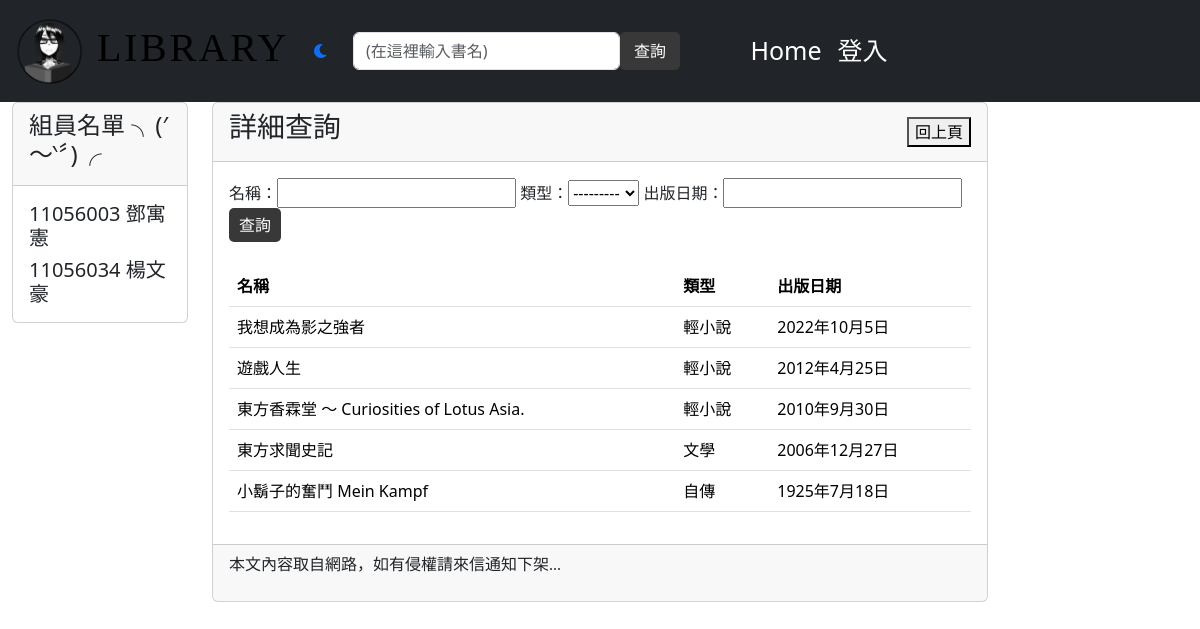
/filter/, run on an earlier commit of the app's database.
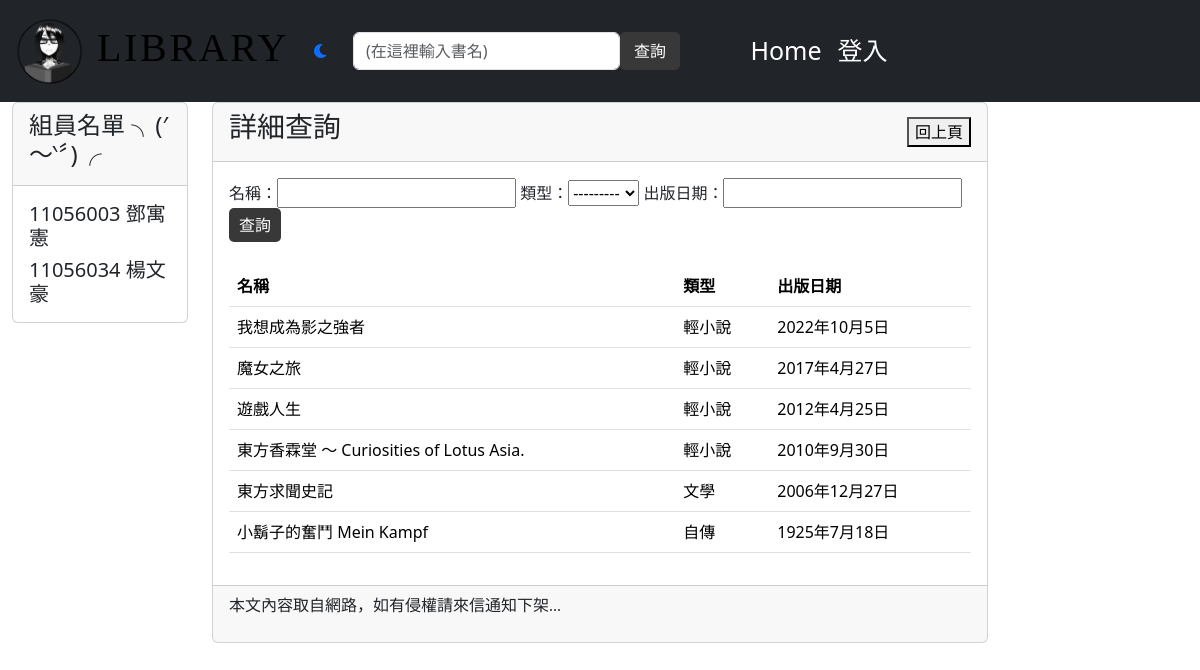
And on a later commit of the database.
### mysite/models.py (models this page shows, shortened)
class Post(models.Model): #簡介用
    GENRE_CHOICES = (
        ('Literature', '文學'),
        ('Light Novel', '輕小說'),
        ('History', '歷史'),
        ('Biography', '自傳'),
        ('Philosophy', '哲學'),
    )
    title = models.CharField(max_length = 200)
    genre = models.CharField(max_length=20, choices=GENRE_CHOICES, default = '類型?')
    author = models.CharField(max_length = 200, default = 'who?')
    slug = models.CharField(max_length = 200)
    chapter = models.CharField(max_length = 200, default='有幾本?')
    body = models.TextField(max_length = 100000)
    pub_date = models.CharField(max_length = 200)
    image_url = models.URLField(blank=True, null=True)
    class Meta:
        ordering = ('-pub_date', )

### mysite/views.py (the view)
# urls.py: path('filter/', mv.filter, name="filter"),
def filter(request):
    book = Post.objects.all()
    bookFilter = BookFilter(queryset=book)
    if request.method == "POST":
        bookFilter = BookFilter(request.POST, queryset=book)
    context = {
        'bookFilter': bookFilter
    }
    return render(request, 'filter.html', context)

### mysite/cxt_processor.py (called while the page is built)
def theme(request):
    if 'is_dark_theme' in request.session:
        is_dark_theme = request.session.get('is_dark_theme')
        return{'is_dark_theme': is_dark_theme}
    return {'is_dark_theme':False}

### templates/filter.html (shortened to what this page needs)
{% extends 'base2.html' %}
{% block headmessage %}
<div style='display: flex; justify-content: space-between; align-items: center;'>
    <h3 style='font-family: 微軟正黑體;'>詳細查詢</h3>
    <button onclick="goBack()">回上頁</button>
</div>
{% endblock headmessage %}
{% block content %}
<form method='POST'>
    名稱：{{ bookFilter.form.title }}
    類型：{{ bookFilter.form.genre }}
    出版日期：{{ bookFilter.form.pub_date }}
    <input type="submit" class="btn btn-primary" value="查詢" />
</form>
<br />
<table class="table">
    <thead>
        <th>名稱</th>
        <th>類型</th>
        <th>出版日期</th>
    </thead>
    <tbody>
        {% for book in bookFilter.qs %}
        <tr>
            <td>{{ book.title }}</td>
            <td>{{ book.get_genre_display }}</td>
            <td>{{ book.pub_date }}</td>
        </tr>
        {% endfor %}
    </tbody>
</table>
{% endblock  %}

### templates/base2.html (shortened to what this page needs)
{% load static %}
{% load static tailwind_tags %}
<!DOCTYPE html>
<html class="{% if is_dark_theme %}dark{% endif %}">
    <head>
        {% tailwind_css %}
        <link rel="stylesheet" href="https://cdnjs.cloudflare.com/ajax/libs/font-awesome/6.0.0-beta3/css/all.min.css">
        <link href="https://cdn.jsdelivr.net/npm/bootstrap@5.3.2/dist/css/bootstrap.min.css" rel="stylesheet">
    </head>
    <body class="bg-gray-50 dark:bg-slate-800 text-black dark:text-gray-50">
        <nav class="navbar navbar-expand-lg navbar-dark bg-dark sticky-top">
            <div class="container-fluid">
                {% include 'header.html' %}
              <div class="collapse navbar-collapse" id="navbarSupportedContent">
                <ul class="navbar-nav me-auto mb-2 mb-lg-0">
                    {% if user.is_superuser %}
                    <li class="nav-item">
                        <a style="font-size: 25px;" class="nav-link active" aria-current="page" href="/view_users/">查看使用者</a>
                      </li>
                      &nbsp;&nbsp;&nbsp;
                      <li class="nav-item dropdown">
                        <a style="font-size: 25px;" class="nav-link dropdown-toggle" href="#" id="navbarDropdown" role="button" data-bs-toggle="dropdown" aria-expanded="false">
                          Books
                        </a>
                        <ul class="dropdown-menu" aria-labelledby="navbarDropdown">
                          <li><a style="font-size: 25px;" class="dropdown-item" href="/add_book/">新增書籍</a></li>
                          <li><a style="font-size: 25px;" class="dropdown-item" href="/view_book/">查看書籍</a></li>
                        </ul>
                      </li>
                      &nbsp;&nbsp;&nbsp;
                      <li class="nav-item dropdown">
                        <a style="font-size: 25px;" class="nav-link dropdown-toggle" href="#" id="navbarDropdown" role="button" data-bs-toggle="dropdown" aria-expanded="false">
                          借還書
                        </a>
                        <ul style="font-size: 25px;" class="dropdown-menu" aria-labelledby="navbarDropdown">
                          <li><a style="font-size: 25px;" class="dropdown-item" href="#">借還書(WIP)</a></li>
                          <li><a style="font-size: 25px;" class="dropdown-item" href="#">查看借還書紀錄(WIP)</a></li>
                        </ul>
                      </li>
                      &nbsp;&nbsp;&nbsp;
                      <li class="nav-item">
                        <a style="font-size: 25px;" class="nav-link active" aria-current="page" href="/logout/">登出</a>
                      </li>
                      &nbsp;&nbsp;&nbsp;&nbsp;&nbsp;&nbsp;&nbsp;&nbsp;&nbsp;&nbsp;&nbsp;&nbsp;&nbsp;&nbsp;&nbsp;
                      <li class="nav-item">
                        <a style="font-size: 25px; font-family:'Segoe UI', Tahoma, Geneva, Verdana, sans-serif;" class="nav-link active" href="#">歡迎使用者: {{request.user}} <3</a>
                      </li>
                    {% else %}
                        <li class="nav-item">
                            <a style="font-size: 25px;" class="nav-link active" aria-current="Home" href="/view_book">Home</a>
                        </li>
                        <li class="nav-item">
                            <a style="font-size: 25px;" class="nav-link active" aria-current="登入" href="/">登入</a>
                        </li>
                  {% endif %}
                </ul>
              </div>
            </div>
          </nav>
        <div class="container-fluid">
            <div class="row">
                <div class="col-sm-3 col-md-2 ">
                    <div class="card">
                        <div class="card-header">
                            <h4>組員名單 ╮(′～‵〞)╭</h4>
                        </div>
                        <div class="card-body">
                            <div class="list-group">
                                <h5 class="card-text">11056003 鄧寓憲</h5>
                                <h5 class="card-text">11056034 楊文豪</h5>
                            </div>
                        </div>
                    </div>
                </div>
                <div class="col-sm-8 col-md-8">
                    <div class="card">
                        <div class="card-header">
                            {% block headmessage %}
                            {% endblock %}
                        </div>
                        <div class="card-body">
                            {% block content %}
                             {% endblock %}
                        </div>
                        <div class="card-footer">
                            {% include 'footer.html' %}
                        </div>
                    </div>
                </div>
            </div>
        </div>
    </body>
</html>

### templates/header.html (shortened to what this page needs)
{% load static %}
<div class='well'>
    <div style="display: flex; align-items: center;">
        <img src="{% static "images/library-darkMode.png" %}" height="75">
        <p style='font-family:微軟正黑體;font-size:30pt;letter-spacing:2pt; margin-left: 10px; margin-top: 10px;'>
            LIBRARY
        </p>
        <nav class="bg-slate-100 dark:bg-slate-900 text-gray-900 dark:text-gray-50 px=4">
            <div>
                <a href = "{% url 'change-theme' %}" class= "bg-gray-100 px-4 py-2 rounded-xl hover:bg-gray-300 duration-300 dark:bg-slate-600">
                {% if is_dark_theme %}
                    <i class="fa-solid fa-sun"></i>
                {% else %}
                    <i class="fa-solid fa-moon"></i>
                {% endif %}
                </a>
            </div>
        </nav>
        <div class="row">
            <form action="/search_books/" method="get" class="col">
                <div class="form-group d-flex">
                    <input type="text" class="form-control" id="keyword" name="keyword" placeholder="(在這裡輸入書名)">
                    <button type="submit" class="btn btn-primary ml-2" style="height: 38px; width:70px;">查詢</button>
                </div>
            </form>
        </div>
    </div>
</div>

### templates/footer.html
{% block footer %}
    {% if now %}
    <p style='font-family:微軟正黑體;'>現在時刻：{{ now }}</p>
    {% else %}
    <p style='font-family:微軟正黑體;'>本文內容取自網路，如有侵權請來信通知下架...</p>
    {% endif %}
{% endblock %}

What changed in the data, as far as the page shows it:
added Post: title "魔女之旅", genre "輕小說", pub_date "2017年4月27日"
